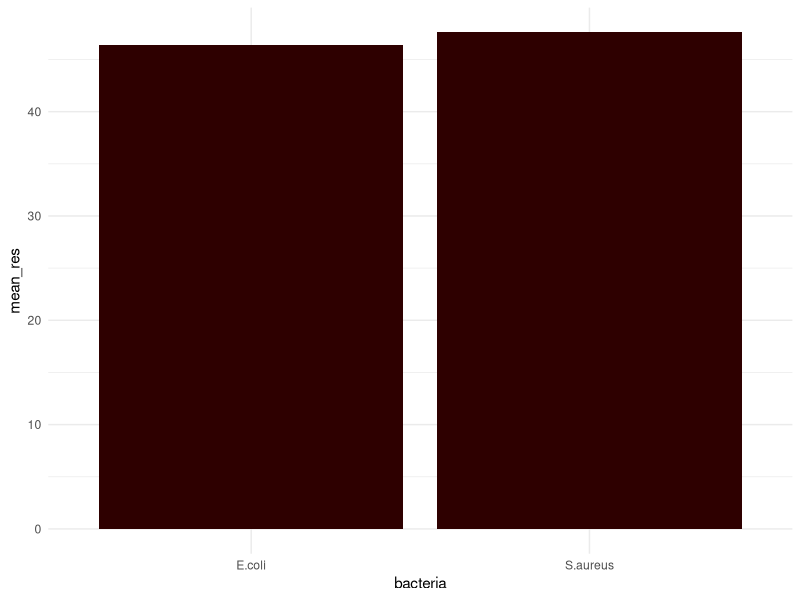
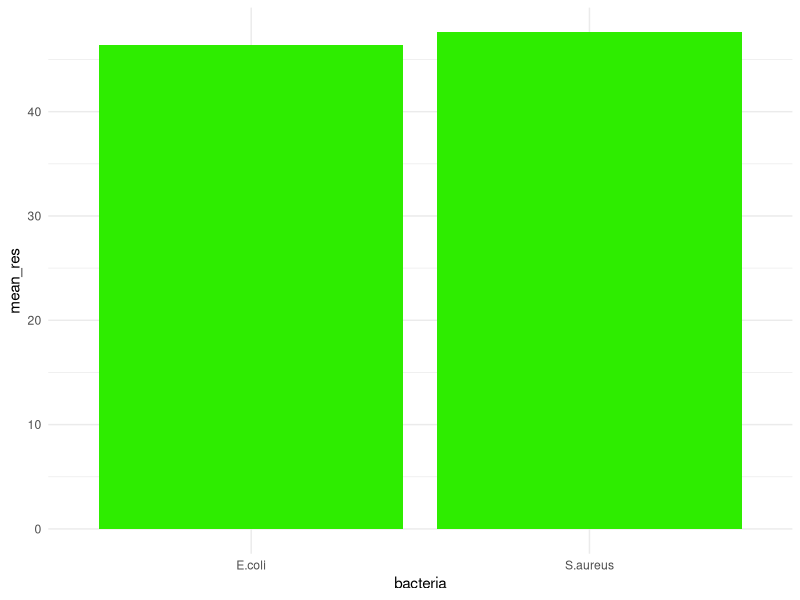

Here is the R script that generated these plots, in order:
# 🧬 Шаблон анализа клинических данных
# ⚠️ Используйте синтетические данные для демонстрации!

library(tidyverse)
library(lubridate)

# Генерация примера данных (НЕ реальные пациенты!)
set.seed(42)
patient_data <- tibble(
  patient_id = paste0("P", sprintf("%04d", 1:100)),
  age = sample(18:85, 100, replace = TRUE),
  gender = sample(c("F", "M"), 100, replace = TRUE),
  bacteria = sample(c("E.coli", "S.aureus"), 100, replace = TRUE),
  resistance = round(runif(100, 0, 100), 1)
)

# Базовый анализ
summary_stats <- patient_data %>%
  group_by(bacteria) %>%
  summarise(n = n(), mean_res = mean(resistance), .groups = "drop")

print(summary_stats)

# Визуализация (добавить в ветке experiment/visualization)
ggplot(summary_stats, aes(x = bacteria, y = mean_res)) +
  geom_col(fill = "#2E0000") + theme_minimal()

# Визуализация (добавить в ветке experiment/visualization)
ggplot(summary_stats, aes(x = bacteria, y = mean_res)) +
  geom_col(fill = "#2Eed00") + theme_minimal()
